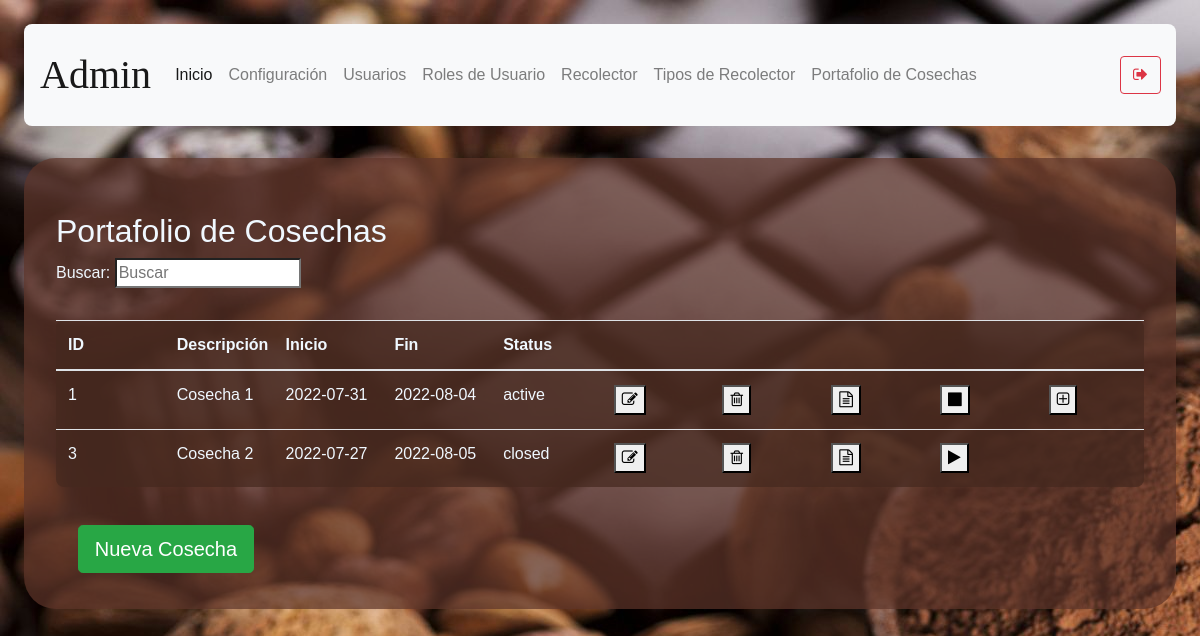
/harvest (signed in), run on an earlier commit of the app's database.
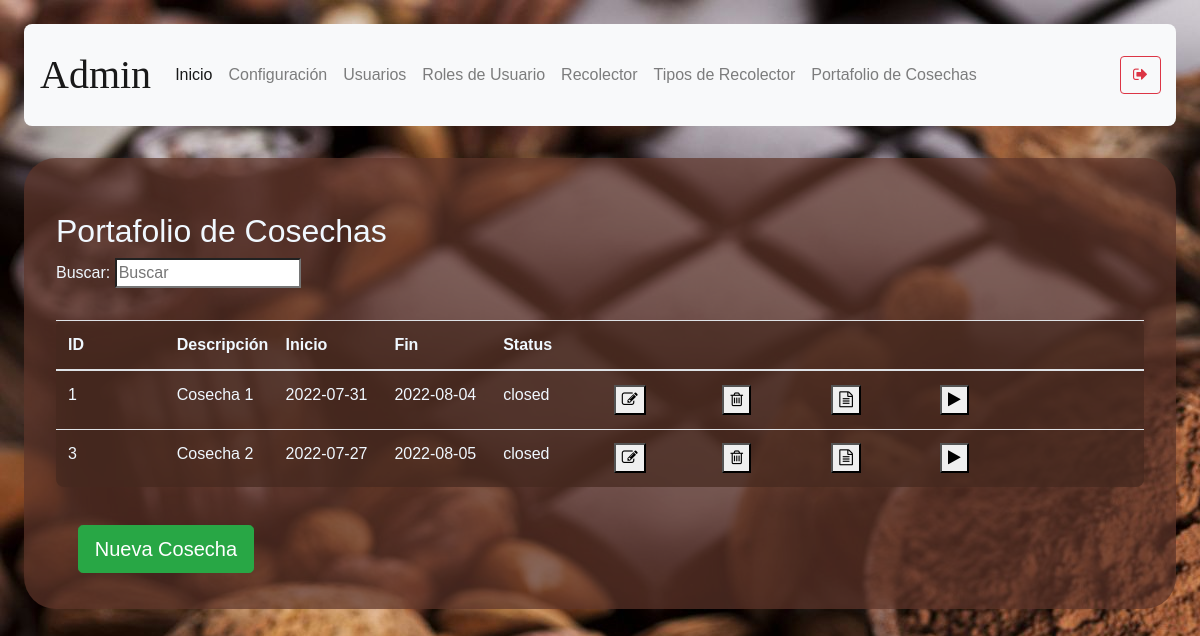
And on a later commit of the database.
### models/harvest.py (models this page shows, shortened)
class Harvest (db.Model):
    __tablename__ = 'harvest'
    id = db.Column(db.Integer, primary_key = True)
    description = db.Column(db.String(250), nullable = False)
    start_date = db.Column(db.String(10), nullable=False)
    end_date = db.Column(db.String(10), nullable= False)
    status = db.Column(db.String(10), nullable = False)

### routes/harvest.py (the view)
@harvest_route.route('/harvest')
def index():
    if( not verify_permissions(session, User, allowed_rols + ['shopping-analyst']) ):
        return redirect(url_for('auth.index'))
    harvests = Harvest.query.all()
    productors = Productor.query.all()
    if ( 'management-status' in session ):
        status = session['management-status']
        session.pop('management-status', None)
        return render_template("harvest.html",\
        status = status,\
        harvests = harvests, productors=productors )
    return render_template("harvest.html",\
        status = "",\
        harvests = harvests, productors=productors )

### models/user.py (called while the page is built)
    def get_user_rol_by_username( self, username ):
        user_rol_id = User.query.filter_by(username = username).first().user_rol_id
        user_rol = User_rol.query.get(user_rol_id).description
        return user_rol

### utils/functions.py (called while the page is built)
def verify_permissions(session, User, allowed=['admin']):
    return 'username' in session and \
    ( allowed == 'all' or User.get_user_rol_by_username(User, session['username']) in allowed)

### templates/harvest.html (shortened to what this page needs)
{% extends "base.html" %}
{% block content %}
    <h2>Portafolio de Cosechas</h2>
    <p>
        Buscar: <input id ="search-bar" onkeyup="searchEngine()" type="search" name="busqueda" placeholder="Buscar">
    </p>
        <table class="table content-table fixed-table">
            <thead>
                <th>ID</th>
                <th>Descripción</th>
                <th>Inicio</th>
                <th>Fin</th>
                <th>Status</th>
                <th></th>
                <th></th>
                <th></th>
                <th></th>
                <th></th>
            </thead>
            <tbody id = table-body-data>
            {% for harvest in harvests %}
            <tr>
                <td>{{ harvest.id }}</td>
                <td>{{ harvest.description }}</td>
                <td>{{ harvest.start_date }}</td>
                <td>{{ harvest.end_date }}</td>
                <td>{{ harvest.status }}</td>
                <td><button onclick="window.location.href=`/harvest/edit/{{ harvest.id }}`"><i class="fa fa-pencil-square-o" aria-hidden="true"></i></button></td>
                <td><button onclick='deleteConfirm( {{ harvest.id }}, "Harvest" )'><i class="fa fa-trash-o" aria-hidden="true"></i></button></td>
                <td><button onclick='window.location.href=`/harvest/{{ harvest.id }}/purchase`'><i class="fa fa-file-text-o" aria-hidden="true"></i></i></button></td>
                {% if harvest.status == "active" %}
                    <td><button onclick='window.location.href=`/harvest/close/{{ harvest.id }}`'><i class="fa fa-stop" aria-hidden="true"></i></button></td>
                    <td><button type="button" class="" data-toggle="modal" data-target="#modal-{{harvest.id}}"><i class="fa fa-plus-square-o" aria-hidden="true"></i></i></button></td>
                {% else %}
                    <td><button onclick='window.location.href=`/harvest/activate/{{ harvest.id }}`'><i class="fa fa-play" aria-hidden="true"></i></button></td>
                    <td></td>
                {% endif %}
            </tr>
            {% endfor %}
            </tbody>
        </table>
        <button type="submit" onclick="showForm()" class="btn btn-success btn-lg mb-1">Nueva Cosecha</button>
{% endblock %}

### templates/base.html (shortened to what this page needs)
<!DOCTYPE html>
<html>
<head>
    <link rel="stylesheet" href="https://cdn.jsdelivr.net/npm/bootstrap@4.0.0/dist/css/bootstrap.min.css">
     <link rel="stylesheet" href="https://cdnjs.cloudflare.com/ajax/libs/font-awesome/4.7.0/css/font-awesome.min.css">
     <link rel='stylesheet' type='text/css' media='screen'  href= "{{ url_for('static',filename='styles/main.css') }}">
</head>
<body>
    <nav class="navbar navbar-expand-lg navbar-light bg-light top">
        <a class="navbar-brand nav-user" href="#"> {{ session['username'] }}</a>
        <div class="collapse navbar-collapse" id="navbarSupportedContent">
          <ul class="navbar-nav mr-auto">
            <li class="nav-item active">
              <a class="nav-link" href="/">Inicio <span class="sr-only">(current)</span></a>
            </li>
            <li class="nav-item">
              <a class="nav-link" href="/user-settings">Configuración</a>
            </li>
            {% if session["rol"] == 'admin' %}
            <li class="nav-item">
                <a class="nav-link" href="/user-management">Usuarios</a>
            </li>
            <li class="nav-item">
                <a class="nav-link" href="/user-rol-management">Roles de Usuario</a>
            </li>
            <li class="nav-item">
                <a class="nav-link" href="/productor-data">Recolector</a>
            </li>
            <li class="nav-item">
                <a class="nav-link" href="/productor-type">Tipos de Recolector</a>
            </li>
            <li class="nav-item">
              <a class="nav-link" href="/harvest">Portafolio de Cosechas</a>
            </li>
                {% endif %}
          </ul>
          <form action="logout">
          <button class="btn btn-outline-danger my-2 my-sm-0">
              <i class="fa fa-sign-out" aria-hidden="true"></i>
            </button>
          </form>
        </div>
      </nav>
    <section class="content">
        {% block content %}
        {% endblock %}
    </section>
</body>
</html>

### static/styles/main.css (style rules this page uses)
body { background-color:aliceblue; background-image: url("../media/2316549.jpg"); margin: 2%; font-family: 'Gill Sans', 'Gill Sans MT', Calibri, 'Trebuchet MS', sans-serif; }
button { margin: 2%; }
h1, h2 { margin-top: 2%; }
section.content { background-color: rgba(95, 54, 42, 0.7); padding: 2em; color:aliceblue; margin-top: 2em; border-radius: 2em; }
.content-table { background-color: rgba(69, 40, 31, 0.7); padding: 2em; color:aliceblue; margin-top: 2em; border-radius: .5em; }
nav.top { padding: 1em; border-radius: 0.5em; }
.nav-user { text-transform: capitalize; text-align: center; font-family: cursive; font-size: 2.5em; }
table { width:100%; table-layout:fixed; }
td { word-wrap:break-word; }

What changed in the data, as far as the page shows it:
changed Harvest "Cosecha 1": status "active" → "closed"
